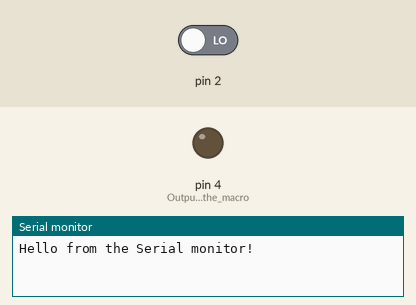
Simulated run of this sketch. Board: Arduino Uno, built with avr-gcc and run on an emulated ATmega328P. On the bench: output pins drawn as LEDs (lit = HIGH), the last lines printed to the serial monitor. The inputs (shaded band) are chosen by the test bench; at power-on: pin 2 LOW.

Above: at 1.2 s.
1.3 s: pin 2 driven HIGH
At 2.5 s:
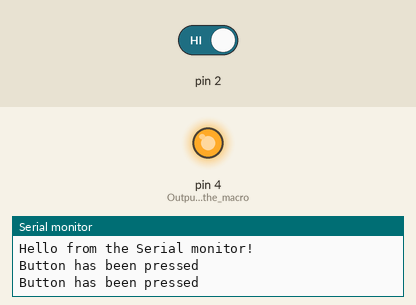
4.8 s: pin 2 driven LOW
At 6.7 s:
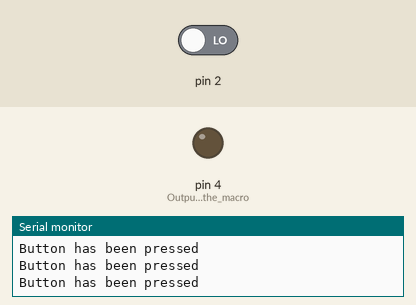
Timing chart, 0 to 8.2 s (numbered marks = the images above; inputs shaded):
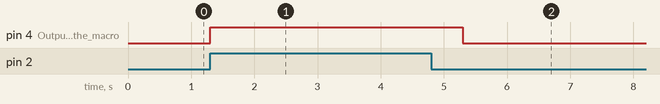

Measured:
- after the input at 1.3 s, pin 4 (Output_is_the_macro): LOW → HIGH at once
- after the input at 4.8 s, pin 4 (Output_is_the_macro): HIGH → LOW after 0.50 s

The sketch:

button_light_turn_in.ino
```cpp
//Completed Lab with Rino David & Nolan Visitacion
//CPE 301 Lab 1
//2 - 2 - 23

// the setup function runs once when you press reset or power the board
void setup() {

  Serial.begin(9600); // sets up the serial port, 9600 is the baud rate. The speed at which a signal can travel
  Serial.println("Hello from the Serial monitor!");
  pinMode(4, OUTPUT); // Output is the macro
  pinMode(2, INPUT);
}

// the loop function runs over and over again forever
void loop() {

  char input = digitalRead(2);
  if(input == HIGH){
    digitalWrite(4,HIGH);
    Serial.println("Button has been pressed");
    delay(1000);
  }else{
    digitalWrite(4,LOW);
  }

  char serialInput = Serial.read(); //asking for input

  if(serialInput == 'a'){


    digitalWrite(4,HIGH);
    delay(1000);
    digitalWrite(4,LOW);

  }else if(serialInput == 'b'){
    Serial.println(serialInput);
  }

}
```
